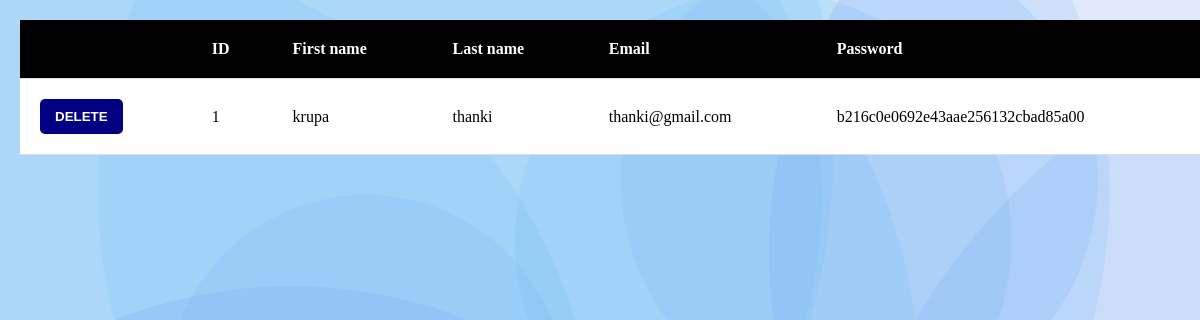
Page /adminpanel/user.php on the committed database.
### tables this page shows
CREATE TABLE `user` (
  `u_id` int(11) NOT NULL,
  `fname` varchar(20) NOT NULL,
  `lname` varchar(20) NOT NULL,
  `email` varchar(50) NOT NULL,
  `password` varchar(100) NOT NULL
);

### adminpanel/user.php (the view, shortened to what this page needs)
<!DOCTYPE html>
<html>
<head>
	<link rel="stylesheet" type="text/css" href="css/style.css">
</head>
<body background="../images/bg_bggenerator_com.png">
<?php
	$con = mysqli_connect('localhost','root','','covictory');
	$q= "select * from user";
	$result = mysqli_query($con,$q);
	if (mysqli_num_rows($result)>0)
	{
		echo "<table>";
		echo "<tr>";
		echo "<th></th>";
		echo "<th>ID</th>";
		echo "<th>First name</th>";
		echo "<th>Last name</th>";
		echo "<th>Email</th>";
		echo "<th>Password</th>";
		while ($row=mysqli_fetch_assoc($result))
		{
			echo "<tr>";
			?>
		<form action="deleteuser.php" method="post">
				<td>
					<input type="submit" name="btn_delete" class="btn" value="DELETE" style="background-color: #000080;" />
				</td>
			</form>
<?php
			echo "<td>".$row["u_id"]."</td>";
			echo "<td>".$row["fname"]."</td>";
			echo "<td>".$row["lname"]."</td>";
			echo "<td>".$row["email"]."</td>";
			echo "<td>".$row["password"]."</td>";
		}
	}
?>
</body>
</html>

### adminpanel/css/style.css (style rules this page uses)
body { font-family: fantasy; margin: 0px; padding: 0px; }
.btn { padding: 10px 15px 10px 15px; border: none; border-radius: 5px; color: white; font-weight: bold; }
table { margin: 20px; border-collapse: collapse; width: 100%; background-color: white; }
th { padding: 20px; text-align: left; border-bottom: 1px solid #DDD; background-color: black; color: white; }
td { padding: 20px; text-align: left; border-bottom: 1px solid #DDD; }

### rows in the picture
user: u_id "1", fname "krupa", lname "thanki", email "thanki@gmail.com", password "b216c0e0692e43aae256132cbad85a00"
